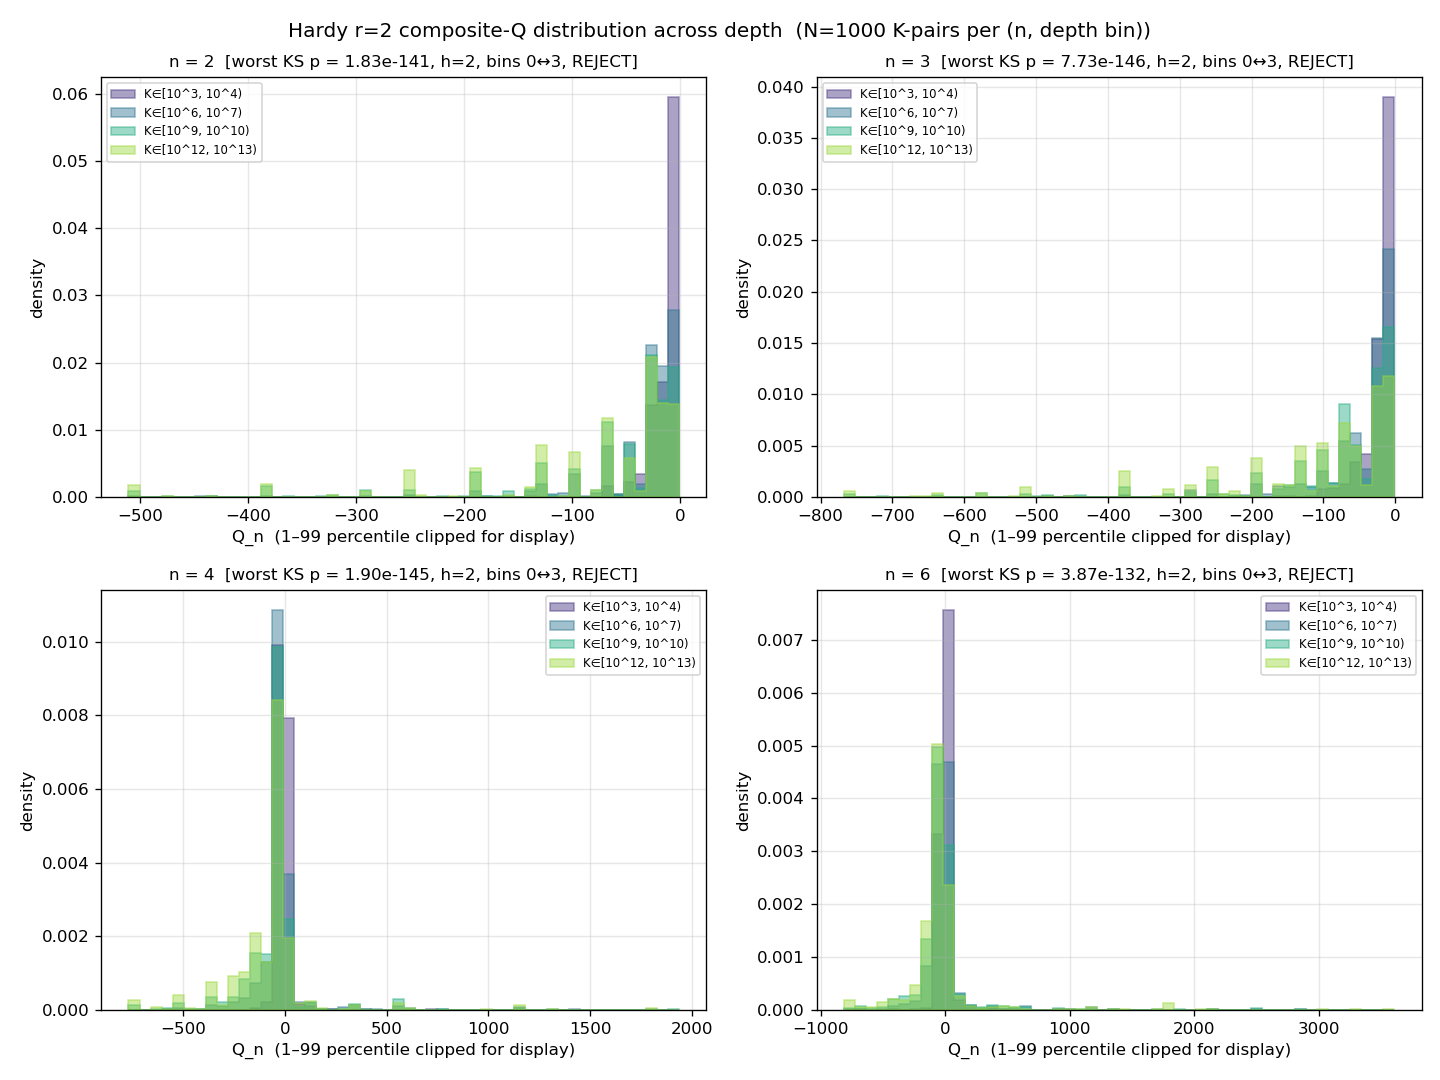

The Python source for this figure:
"""
hardy_q_depth_invariance.py — does Hardy sample M_n fairly by Q?
=================================================================

`experiments/acm-flow/hardy_composite_q.py` (Phase 2.4) verified the
Q-formula at depth — it tested the *algebra*. This script tests the
*sampler*: when we draw composite m via Hardy r = 2 atom pairs at
depth K = 10^12, is the resulting Q_n distribution the same as when we
draw at depth K = 10^3?

If yes, Hardy is depth-fair for Q purposes — a clean licence for
Phase 4 to treat it as a uniform-by-height sampler of M_n. If no,
there is a cofactor bias at depth that downstream predictions must
model. Either outcome is a finding.

For each n ∈ {2, 3, 4, 6}:
  - four K-depth bins: [10^3, 10^4), [10^6, 10^7),
                       [10^9, 10^10), [10^12, 10^13);
  - N = 1000 random K-pairs per bin (r = 2);
  - compute m = a_{K_1} · a_{K_2}, measure h = ν_n(m), evaluate Q via
    the master path from `hardy_composite_q.q_master`.

Per (n, h) cell with sample count ≥ 30 in two bins, two-sample KS the
Q distributions pairwise (6 bin-pairs per cell). The null prediction
is depth invariance — KS fails to reject for every cell. Any rejection
is a real finding about Hardy as a sampler.

Outputs (this directory):
  hardy_q_depth_invariance.csv         per-tuple records
  hardy_q_depth_invariance_summary.txt KS table by (n, h, bin-pair)
  hardy_q_depth_invariance.png         2x2 overlay histograms by n
  hardy_q_depth_invariance_cells.png   per (n, h) small-multiples diagnostic

Usage:
    sage -python hardy_q_depth_invariance.py
"""

import csv
import os
import sys
from collections import defaultdict
from itertools import combinations

import matplotlib
matplotlib.use('Agg')
import matplotlib.pyplot as plt
import numpy as np
from scipy import stats

HERE = os.path.dirname(os.path.abspath(__file__))
ROOT = os.path.abspath(os.path.join(HERE, '..', '..', '..'))

sys.path.insert(0, HERE)
from hardy_echo import nth_n_prime  # noqa: E402

sys.path.insert(0, os.path.join(ROOT, 'experiments', 'acm-flow'))
from hardy_composite_q import (  # noqa: E402
    factor_dict, factor_small, mul_facs, height_n, q_master,
)


PANEL_NS = [2, 3, 4, 6]
DEPTH_BINS = [
    (10**3, 10**4),
    (10**6, 10**7),
    (10**9, 10**10),
    (10**12, 10**13),
]
N_PER_BIN = 1000
SEED = 20260428
KS_ALPHA = 0.05
MIN_CELL = 30


# ---- sampling and evaluation ----

def sample_K_pair(rng, lo, hi):
    """Random ordered K-pair (K_1 < K_2) drawn uniformly from [lo, hi)."""
    while True:
        K1 = int(rng.integers(lo, hi))
        K2 = int(rng.integers(lo, hi))
        if K1 != K2:
            return (K1, K2) if K1 < K2 else (K2, K1)


def evaluate(n, K_pair):
    n_facs = factor_small(n)
    a1 = nth_n_prime(n, K_pair[0])
    a2 = nth_n_prime(n, K_pair[1])
    cof_facs1 = factor_dict(a1 // n)
    cof_facs2 = factor_dict(a2 // n)
    a1_facs = mul_facs(n_facs, cof_facs1)
    a2_facs = mul_facs(n_facs, cof_facs2)
    m_facs = mul_facs(a1_facs, a2_facs)
    h = height_n(m_facs, n_facs)
    Q = q_master(m_facs, n_facs, h)
    return h, Q


def run_panel():
    rng = np.random.default_rng(SEED)
    rows = []
    for n in PANEL_NS:
        print(f'  n = {n}', flush=True)
        for bin_idx, (lo, hi) in enumerate(DEPTH_BINS):
            print(f'    bin {bin_idx}: K ∈ [{lo}, {hi})', flush=True)
            for _ in range(N_PER_BIN):
                K_pair = sample_K_pair(rng, lo, hi)
                h, Q = evaluate(n, K_pair)
                rows.append({
                    'n': n, 'bin_idx': bin_idx,
                    'K_lo': lo, 'K_hi': hi,
                    'K_1': K_pair[0], 'K_2': K_pair[1],
                    'h': h,
                    'q_num': Q.numerator,
                    'q_den': Q.denominator,
                    'q_float': float(Q),
                })
    return rows


# ---- KS table ----

def ks_table(rows):
    """For each (n, h, bin-pair), pairwise KS on Q values.
    Skips cells where either bin has fewer than MIN_CELL samples."""
    by_cell = defaultdict(list)
    for r in rows:
        by_cell[(r['n'], r['h'], r['bin_idx'])].append(r['q_float'])

    out = []
    for (n, h) in sorted({(r['n'], r['h']) for r in rows}):
        for a, b in combinations(range(len(DEPTH_BINS)), 2):
            xs = by_cell.get((n, h, a), [])
            ys = by_cell.get((n, h, b), [])
            if len(xs) < MIN_CELL or len(ys) < MIN_CELL:
                continue
            ks_stat, ks_p = stats.ks_2samp(xs, ys)
            out.append({
                'n': n, 'h': h,
                'bin_a': a, 'bin_b': b,
                'count_a': len(xs), 'count_b': len(ys),
                'ks_stat': float(ks_stat),
                'ks_p': float(ks_p),
            })
    return out


# ---- writers ----

def write_csv(rows, path):
    fields = ['n', 'bin_idx', 'K_lo', 'K_hi', 'K_1', 'K_2',
              'h', 'q_num', 'q_den', 'q_float']
    with open(path, 'w', newline='') as f:
        w = csv.DictWriter(f, fieldnames=fields)
        w.writeheader()
        for r in rows:
            w.writerow({k: r[k] for k in fields})


def write_summary(rows, ks_rows, path):
    cell_count = defaultdict(int)
    for r in rows:
        cell_count[(r['n'], r['h'], r['bin_idx'])] += 1
    n_pass = sum(1 for k in ks_rows if k['ks_p'] >= KS_ALPHA)
    n_fail = sum(1 for k in ks_rows if k['ks_p'] < KS_ALPHA)

    with open(path, 'w') as f:
        f.write('hardy_q_depth_invariance.py — sampler fairness across depth\n\n')
        f.write(f'panel n: {PANEL_NS}\n')
        f.write(f'depth bins: {DEPTH_BINS}\n')
        f.write(f'N per (n, bin): {N_PER_BIN}\n')
        f.write(f'r = 2 (atom pairs)\n')
        f.write(f'seed: {SEED}\n')
        f.write(f'KS α: {KS_ALPHA}\n')
        f.write(f'cell minimum: {MIN_CELL}\n\n')

        f.write('=== Sample counts per (n, h, bin_idx) ===\n')
        for n in PANEL_NS:
            hs = sorted({r['h'] for r in rows if r['n'] == n})
            for h in hs:
                counts = [cell_count.get((n, h, b), 0)
                          for b in range(len(DEPTH_BINS))]
                f.write(f'  n={n} h={h}  by bin: {counts}\n')
        f.write('\n')

        f.write('=== Pairwise KS — Q_float distributions across depth bins ===\n')
        f.write(f'  cells with both counts >= {MIN_CELL}; '
                f'a < b means bin_a is shallower\n')
        f.write(f'  {"n":>3} {"h":>3} {"a":>3} {"b":>3} '
                f'{"n_a":>6} {"n_b":>6} {"KS":>8} {"p":>10}  flag\n')
        for k in ks_rows:
            flag = 'OK' if k['ks_p'] >= KS_ALPHA else 'REJECT'
            f.write(
                f'  {k["n"]:>3} {k["h"]:>3} {k["bin_a"]:>3} {k["bin_b"]:>3} '
                f'{k["count_a"]:>6} {k["count_b"]:>6} '
                f'{k["ks_stat"]:>8.4f} {k["ks_p"]:>10.3e}  {flag}\n'
            )
        f.write('\n')

        # Per-(n, h) cell worst-case p over bin pairs (informational).
        worst_per_cell = {}
        for k in ks_rows:
            key = (k['n'], k['h'])
            if key not in worst_per_cell or k['ks_p'] < worst_per_cell[key]['ks_p']:
                worst_per_cell[key] = k
        if worst_per_cell:
            f.write('=== Per-(n, h) worst KS p across bin-pairs ===\n')
            for (n, h), k in sorted(worst_per_cell.items()):
                flag = 'OK' if k['ks_p'] >= KS_ALPHA else 'REJECT'
                f.write(
                    f'  n={n} h={h}: '
                    f'min p = {k["ks_p"]:.3e}  '
                    f'(bins {k["bin_a"]} vs {k["bin_b"]}, '
                    f'KS={k["ks_stat"]:.4f})  {flag}\n'
                )
            f.write('\n')

        f.write('=== Verdict ===\n')
        f.write(f'KS pairs OK   (p >= {KS_ALPHA}): {n_pass}\n')
        f.write(f'KS pairs FAIL (p <  {KS_ALPHA}): {n_fail}\n')
        if n_fail == 0:
            f.write('PASS — Q distribution depth-invariant for every (n, h, '
                    'bin-pair) tested. Hardy is depth-fair as a Q sampler at '
                    'r = 2 over this panel.\n')
        else:
            f.write('FINDING — at least one (n, h) cell shows depth-dependent\n')
            f.write('shift in the Q distribution. Hardy is not a uniform-by-\n')
            f.write('height Q sampler in those cells. This is a real Phase 4\n')
            f.write('caveat, not a Phase 2 failure: the Q formula is exact\n')
            f.write('(Phase 2.4); the cofactor distribution under deep Hardy\n')
            f.write('is what shifts.\n')


# ---- plots ----

def _bin_labels():
    out = []
    for lo, hi in DEPTH_BINS:
        out.append(f'K∈[10^{int(np.log10(lo))}, 10^{int(np.log10(hi))})')
    return out


def plot_overlay(rows, ks_rows, path):
    fig, axes = plt.subplots(2, 2, figsize=(12, 9))
    axes = axes.flatten()
    bin_colors = plt.cm.viridis(np.linspace(0.15, 0.85, len(DEPTH_BINS)))
    bin_labels = _bin_labels()

    worst_per_n = {}
    for k in ks_rows:
        n = k['n']
        if n not in worst_per_n or k['ks_p'] < worst_per_n[n]['ks_p']:
            worst_per_n[n] = k

    for ax, n in zip(axes, PANEL_NS):
        cell_qs = defaultdict(list)
        for r in rows:
            if r['n'] == n:
                cell_qs[r['bin_idx']].append(r['q_float'])
        all_qs = np.concatenate([np.asarray(v) for v in cell_qs.values()]) \
            if cell_qs else np.array([])
        if len(all_qs) == 0:
            continue
        lo_q, hi_q = np.percentile(all_qs, [1, 99])
        if lo_q == hi_q:
            lo_q -= 1
            hi_q += 1
        bins = np.linspace(lo_q, hi_q, 51)

        for b in range(len(DEPTH_BINS)):
            qs = np.asarray(cell_qs.get(b, []))
            if len(qs) == 0:
                continue
            ax.hist(qs, bins=bins, alpha=0.45, density=True,
                    color=bin_colors[b], label=bin_labels[b],
                    histtype='stepfilled', edgecolor=bin_colors[b])

        worst = worst_per_n.get(n)
        title_extra = ''
        if worst:
            flag = 'OK' if worst['ks_p'] >= KS_ALPHA else 'REJECT'
            title_extra = (
                f'  [worst KS p = {worst["ks_p"]:.2e}, '
                f'h={worst["h"]}, bins {worst["bin_a"]}↔{worst["bin_b"]}, '
                f'{flag}]'
            )
        ax.set_title(f'n = {n}{title_extra}', fontsize=10)
        ax.set_xlabel('Q_n  (1–99 percentile clipped for display)')
        ax.set_ylabel('density')
        ax.grid(True, alpha=0.3)
        ax.legend(fontsize=7, loc='best')

    fig.suptitle(
        f'Hardy r=2 composite-Q distribution across depth  '
        f'(N={N_PER_BIN} K-pairs per (n, depth bin))'
    )
    plt.tight_layout()
    plt.savefig(path, dpi=120)
    plt.close(fig)


def plot_cells(rows, path):
    by_cell = defaultdict(list)
    for r in rows:
        by_cell[(r['n'], r['h'], r['bin_idx'])].append(r['q_float'])

    cells_per_n = {}
    for n in PANEL_NS:
        hs = sorted({r['h'] for r in rows if r['n'] == n})
        hs = [h for h in hs if any(
            len(by_cell.get((n, h, b), [])) >= MIN_CELL
            for b in range(len(DEPTH_BINS))
        )]
        cells_per_n[n] = hs
    max_cols = max((len(v) for v in cells_per_n.values()), default=0)
    if max_cols == 0:
        return

    fig, axes = plt.subplots(
        len(PANEL_NS), max_cols,
        figsize=(3.6 * max_cols, 2.7 * len(PANEL_NS)),
        squeeze=False,
    )
    bin_colors = plt.cm.viridis(np.linspace(0.15, 0.85, len(DEPTH_BINS)))
    bin_labels = _bin_labels()

    for i, n in enumerate(PANEL_NS):
        for j in range(max_cols):
            ax = axes[i][j]
            if j >= len(cells_per_n[n]):
                ax.axis('off')
                continue
            h = cells_per_n[n][j]
            cell_q_lists = [by_cell.get((n, h, b), []) for b in range(len(DEPTH_BINS))]
            present = [v for v in cell_q_lists if len(v) >= MIN_CELL]
            if not present:
                ax.axis('off')
                continue
            all_qs = np.concatenate([np.asarray(v) for v in present])
            lo_q, hi_q = np.percentile(all_qs, [1, 99])
            if lo_q == hi_q:
                lo_q -= 1
                hi_q += 1
            bins = np.linspace(lo_q, hi_q, 31)
            for b, qs in enumerate(cell_q_lists):
                qs = np.asarray(qs)
                if len(qs) < MIN_CELL:
                    continue
                ax.hist(qs, bins=bins, alpha=0.5, density=True,
                        color=bin_colors[b], histtype='stepfilled',
                        edgecolor=bin_colors[b],
                        label=bin_labels[b] if (i, j) == (0, 0) else None)
            counts = [len(v) for v in cell_q_lists]
            ax.set_title(f'n={n}, h={h}  counts={counts}', fontsize=9)
            ax.tick_params(axis='both', labelsize=7)
            ax.grid(True, alpha=0.25)
            if (i, j) == (0, 0):
                ax.legend(fontsize=7, loc='best')

    fig.suptitle(
        'Per-cell Hardy r=2 composite-Q distribution by depth bin '
        '(viridis colour: shallow → deep)'
    )
    plt.tight_layout()
    plt.savefig(path, dpi=120)
    plt.close(fig)


# ---- main ----

def main():
    print('hardy_q_depth_invariance.py — sampler fairness across depth\n', flush=True)
    print(f'panel n:        {PANEL_NS}', flush=True)
    print(f'depth bins:     {DEPTH_BINS}', flush=True)
    print(f'N per (n, bin): {N_PER_BIN}', flush=True)
    print(f'seed:           {SEED}\n', flush=True)

    print('sampling and computing Q ...', flush=True)
    rows = run_panel()
    print(f'\n  total rows: {len(rows)}\n', flush=True)

    print('KS table ...', flush=True)
    ks_rows = ks_table(rows)
    n_pass = sum(1 for k in ks_rows if k['ks_p'] >= KS_ALPHA)
    n_fail = sum(1 for k in ks_rows if k['ks_p'] < KS_ALPHA)
    print(f'  KS pairs OK   (p >= {KS_ALPHA}): {n_pass}', flush=True)
    print(f'  KS pairs FAIL (p <  {KS_ALPHA}): {n_fail}\n', flush=True)

    csv_path = os.path.join(HERE, 'hardy_q_depth_invariance.csv')
    summary_path = os.path.join(HERE, 'hardy_q_depth_invariance_summary.txt')
    overlay_path = os.path.join(HERE, 'hardy_q_depth_invariance.png')
    cells_path = os.path.join(HERE, 'hardy_q_depth_invariance_cells.png')

    write_csv(rows, csv_path)
    write_summary(rows, ks_rows, summary_path)
    plot_overlay(rows, ks_rows, overlay_path)
    plot_cells(rows, cells_path)

    print(f'wrote {csv_path}', flush=True)
    print(f'wrote {summary_path}', flush=True)
    print(f'wrote {overlay_path}', flush=True)
    print(f'wrote {cells_path}', flush=True)


if __name__ == '__main__':
    main()
